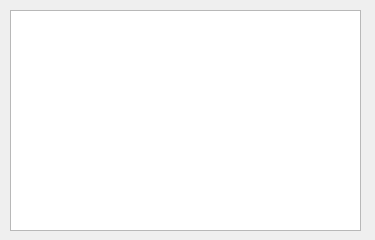
<?xml version="1.0" encoding="UTF-8"?>
<ui version="4.0">
 <class>FindItem</class>
 <widget class="QDialog" name="FindItem">
  <property name="geometry">
   <rect>
    <x>0</x>
    <y>0</y>
    <width>375</width>
    <height>240</height>
   </rect>
  </property>
  <property name="windowTitle">
   <string>Find Items</string>
  </property>
  <property name="styleSheet">
   <string notr="true">QPushButton{
  background-color: #fbeee0;
  border: 2px solid #422800;
  border-radius: 30px;
  box-shadow: #422800 4px 4px 0 0;
  color: #422800;
  cursor: pointer;
  display: inline-block;
  font-weight: 600;
  font-size: 18px;
  padding: 0 18px;
  line-height: 50px;
  text-align: center;

}

QLineEdit{
  border: none;
  border: 2px solid #422800;
background-color: #fbeee0;
font-weight: 600;
  font-size: 18px;
}
QLabel{
font-weight: 600;
  font-size: 18px;
}
QComboBox{
background-color: #fbeee0;
  border: 2px solid #422800;
  border-radius: 30px;
  box-shadow: #422800 4px 4px 0 0;
  color: #422800;
  cursor: pointer;
  display: inline-block;
  font-weight: 600;
  font-size: 18px;
  padding: 0 18px;
  line-height: 50px;
  text-align: center;
}
QRadioButton{
background-color: #fbeee0;
font-weight: 600;
  font-size: 14px;
}
QGroupBox{
font-weight: 600;
  font-size: 14px;
}</string>
  </property>
  <widget class="QTableView" name="tableView">
   <property name="geometry">
    <rect>
     <x>10</x>
     <y>10</y>
     <width>351</width>
     <height>221</height>
    </rect>
   </property>
  </widget>
 </widget>
 <resources/>
 <connections/>
</ui>
